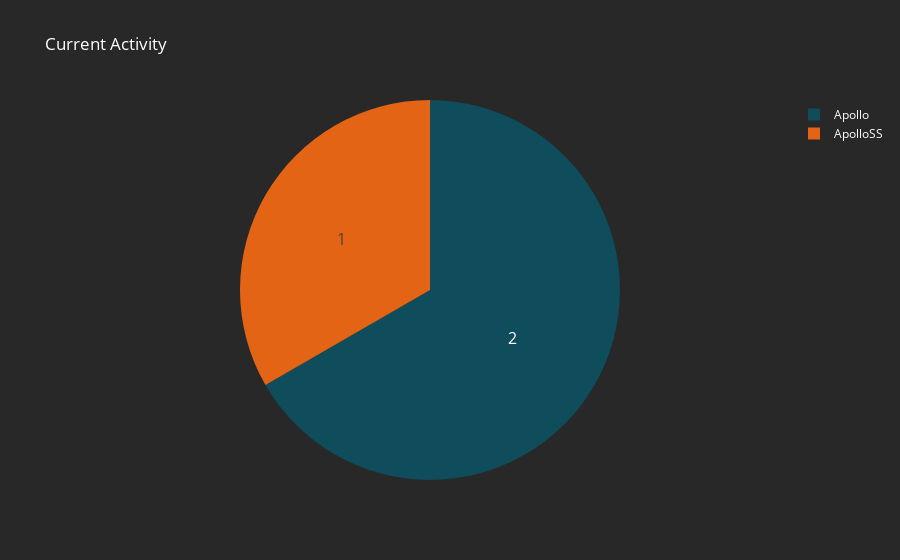

This figure's notebook cell:
### Code cell
#Get Activity
activity_response_a = requests.get(f'http://{servA_ip}/api/v2?apikey={apikey_serverA}&cmd=get_activity')
#print(activity_response_a.status_code)
activity_response_b = requests.get(f'http://{servB_ip}/api/v2?apikey={apikey_serverB}&cmd=get_activity')
#print(activity_response_b.status_code)

activity_data_a = activity_response_a.json()
activity_data_b = activity_response_b.json()
#print(activity_data_a)
#print(activity_data_b)

# Extract stream_count, media_type, and title from the JSON
stream_count = activity_data_a["response"]["data"]["stream_count"]
sessions_data = activity_data_a["response"]["data"]["sessions"]

# Create a list of dictionaries with required information
activity_list_a = [{"stream_count": stream_count, "media_type": session["media_type"],"user": session["user"],"ip_address": session["ip_address"], "full_title": session["full_title"]} for session in sessions_data]

df_activity_list_a = pd.DataFrame(activity_list_a)
df_activity_list_a['server'] = server_A_name
df_activity_list_a['count'] = 1
#print(df_activity_list_a)

# Extract stream_count, media_type, and title from the JSON
stream_count_b = activity_data_b["response"]["data"]["stream_count"]
sessions_data_b = activity_data_b["response"]["data"]["sessions"]

# Create a list of dictionaries with required information
activity_list_b = [{"stream_count": stream_count_b, "media_type": session["media_type"],"user": session["user"],"ip_address": session["ip_address"], "full_title": session["full_title"]} for session in sessions_data_b]

df_activity_list_b = pd.DataFrame(activity_list_b)
df_activity_list_b['server'] = server_B_name
df_activity_list_b['count'] = 1
#print(df_activity_list_b)



df_combined_activity = pd.concat([df_activity_list_a, df_activity_list_b], ignore_index=True)
df_combined_activity.sort_values(by='server', ascending=True, inplace=True)

df_combined_activity_group = df_combined_activity.groupby(['server'])['count'].sum().reset_index()


custom_colors = {
    'Apollo': '#0f4c5c',
    'ApolloSS': '#e36414',
}
active_pie = px.pie(df_combined_activity_group, 
             values='count', 
             names='server', 
             color='server',
             title='Category Distribution by Server',
             color_discrete_map=custom_colors
                   )

active_pie.update_layout(
    plot_bgcolor='#333333',  # Set the background color to white
    paper_bgcolor='#282828',  # Set the paper color to white
    title={'text': f'Current Activity', 'font': {'color': 'white'}},  # Set title text and color
    xaxis=dict(
        tickfont=dict(size=15, color='white'),
        title=dict(font=dict(color='white'))),  # Set x-axis tick label and title text color
    yaxis=dict(tickfont=dict(color='white'), title=dict(font=dict(color='white')), gridcolor='grey'),  # Set y-axis tick label, title text color, and gridline color
    legend=dict(font=dict(color='white')),
    height=400
)

active_pie.update_traces(textinfo='value', textfont_size=16)


active_pie.show()

print(df_combined_activity_group)
print(df_combined_activity)

display(df_combined_activity)

### Figure 1 — Plotly figure (JSON) as saved in the notebook; plotly's stock layout.template omitted (floating-point values rounded to 4 significant figures)
{"data": [{"customdata": [["Apollo"], ["ApolloSS"]], "domain": {"x": [0, 1], "y": [0, 1]}, "hovertemplate": "server=%{customdata[0]}<br>count=%{value}<extra></extra>", "labels": ["Apollo", "ApolloSS"], "legendgroup": "", "marker": {"colors": ["#0f4c5c", "#e36414"]}, "name": "", "showlegend": true, "textfont": {"size": 16}, "textinfo": "value", "type": "pie", "values": [2, 1]}], "layout": {"autosize": true, "legend": {"font": {"color": "white"}, "tracegroupgap": 0}, "paper_bgcolor": "#282828", "plot_bgcolor": "#333333", "title": {"font": {"color": "white"}, "text": "Current Activity"}, "xaxis": {"tickfont": {"color": "white", "size": 15}, "title": {"font": {"color": "white"}}}, "yaxis": {"gridcolor": "grey", "tickfont": {"color": "white"}, "title": {"font": {"color": "white"}}}}}
